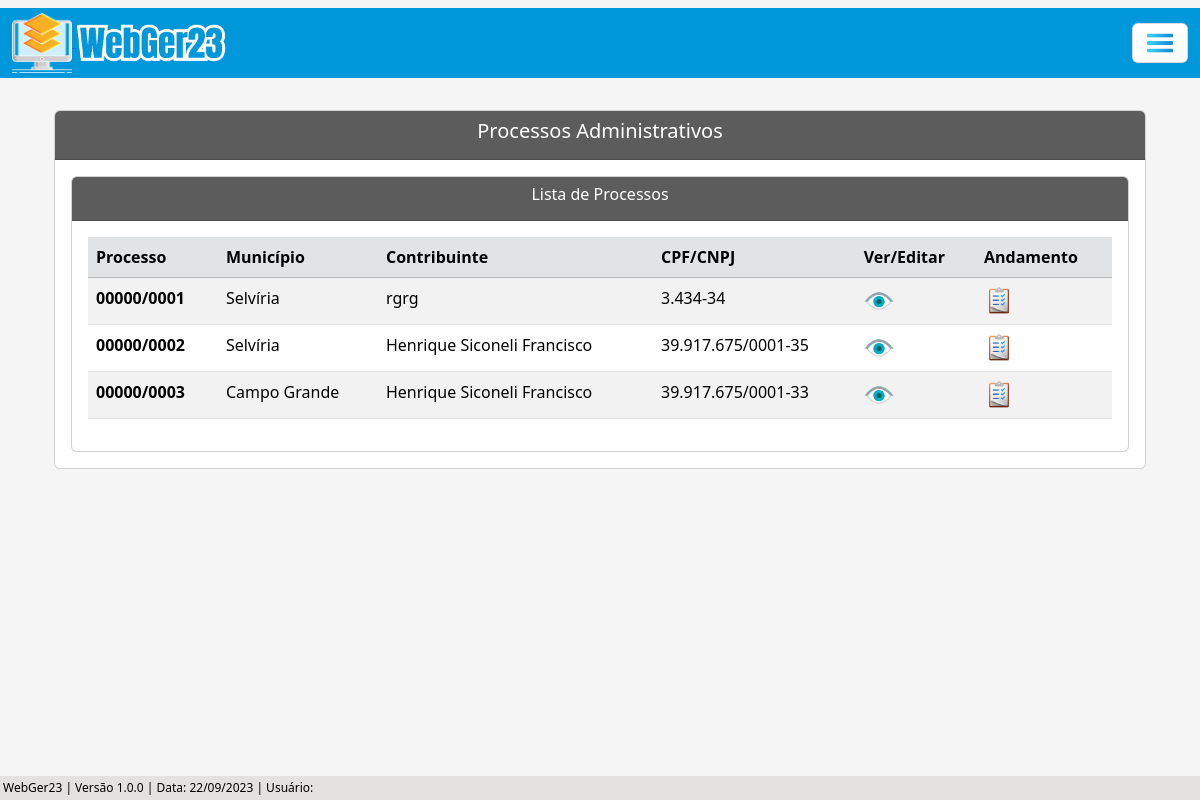
The page /listar/processo-adm/ on the database its author committed.
### processo/models.py (models this page shows, shortened)
class Base(models.Model): # Classe base, será herdada pelas outras classes
    data_criacao = models.DateField('data_criação', auto_now_add=True)
    data_alteracao = models.DateField('Alterado', auto_now=True)
    ativo = models.BooleanField('Ativo?', default=True)
    class Meta:
        abstract = True

class ProcessoAdm(Base):
    tipo_pessoas = (
        ('Física', 'Física'), ('Jurídica', 'Jurídica'),
    )
    criador_processo_adm = models.ForeignKey(get_user_model(), verbose_name='Usuário Criador', on_delete=models.CASCADE) # Usuário que criou o processo, utilizando chave primária com o get_user_model do django, para utilizar o usuário logado automaticamente
    numero = models.CharField(unique=True, verbose_name='N°', max_length=10) # Número do processo
    municipio = models.CharField(max_length=50, verbose_name='Município') # Município
    uf = models.CharField(max_length=2) # UF
    data_inicial = models.DateField(blank=True, null=True) # Data Inicial do Período do processo
    data_final = models.DateField(blank=True, null=True) # Data final do Período do processo
    data_div_ativa = models.DateField(blank=True, null=True) # Data dívida ativa
    valor_atributo = models.CharField(max_length=14, blank=True, null=True)  # Valor do atributo
    valor_multa = models.CharField(max_length=14, blank=True, null=True) # Valor da multa
    valor_credito = models.CharField(max_length=14, blank=True, null=True) # Valor do crédito
    valor_atualizado = models.CharField(max_length=14, blank=True, null=True) # Valor do atualizado
    data_valor_atualizado = models.DateField(blank=True, null=True) # Data valor atualizado
    nome_contribuinte = models.CharField(max_length=50)  # Nome / Razão Social
    tipo_pessoa = models.CharField(max_length=50, choices=tipo_pessoas) # Física / Jurídica
    documento = models.CharField(max_length=20, verbose_name='CPF/CNPJ', unique=True) # CPF / CNPJ
    nome_fantasia = models.CharField(max_length=50, blank=True, null=True) # Nome Fantasia
    email = models.EmailField(max_length=50, blank=True, null=True) # E-mail
    endereco = models.CharField(max_length=150) # Rua
    complemento = models.CharField(max_length=50, blank=True, null=True) # Complemento
    municipio_contribuinte = models.CharField(max_length=50, blank=True, null=True) # Município Contribuinte
    uf_contribuinte = models.CharField(max_length=2, verbose_name='UF', blank=True, null=True) # UF Contribuinte
    cep = models.CharField(max_length=10, blank=True, null=True) # CEP
    telefone = models.CharField(max_length=20, blank=True, null=True) # Telefone
    celular = models.CharField(max_length=20, blank=True, null=True) # Celular

### processo/views.py (the view)
# urls.py: path('listar/processo-adm/', ProcessoAdmList.as_view(), name='proc-adm-list'),
class ProcessoAdmList(ListView):
    model = ProcessoAdm
    template_name = 'processos/lists/processo_adm_list.html'

### processo/templates/processos/lists/processo_adm_list.html (shortened to what this page needs)
{% extends 'index.html' %}
{% load static %}
{% block conteudo %}
    <div class="container p-4">
        <div class="card">
            <div class="card-header text-white" style="background-color: #5c5c5c;">
                <h5 style="text-align: center;">Processos Administrativos</h5>
            </div>
            <div class="card-body">
                <div class="card">
                    <div class="card-header text-white" style="background-color: #5c5c5c;; text-align: center;">
                    <h6>Lista de Processos</h6>
                    </div>
                    <div class="card-body">
                        <div class="table-responsive">
                            <table class="table table-striped" id="tabela-listar">
                                <thead>
                                    <tr class="table-secondary">
                                        <th>Processo</th>
                                        <th>Município</th>
                                        <th>Contribuinte</th>
                                        <th>CPF/CNPJ</th>
                                            <th>Ver/Editar</th>
                                        <th>Andamento</th>
                                    </tr>
                                </thead>
                                <tbody>
                                    {% for processo in object_list %}
                                    <tr>
                                        <td><b>{{ processo.numero }}</b></td>
                                        <td>{{ processo.municipio }}</td>
                                        <td>{{ processo.nome_contribuinte }}</td>
                                        <td>{{ processo.documento }}</td>
                                            <td>
                                                <a href="{% url 'proc-adm-view' processo.pk %}"><img src="{% static 'img/olho3.png' %}" width="30"></i></a>
                                            </td>
                                        <td>
                                            <a href="{% url 'andamento-adm-list' processo.pk %}"><img src="{% static 'img/listar.png' %}" width="30"></a>
                                        </td>
                                    </tr>
                                    {% endfor %}
                                </tbody>
                            </table>
                        </div>
                    </div>
                </div>
            </div>
        </div>
    </div>
    <br>
    {% endblock %}

### core/static/css/estilos.css (style rules this page uses)
body { background-color: whitesmoke; margin: 0; padding: 0; display: flex; flex-direction: column; min-height: 100vh; position: relative; }

### rows shown on the page
ProcessoAdm: numero "00000/0001", municipio "Selvíria", nome_contribuinte "rgrg", documento "3.434-34"
ProcessoAdm: numero "00000/0002", municipio "Selvíria", nome_contribuinte "Henrique Siconeli Francisco", documento "39.917.675/0001-35"
ProcessoAdm: numero "00000/0003", municipio "Campo Grande", nome_contribuinte "Henrique Siconeli Francisco", documento "39.917.675/0001-33"
